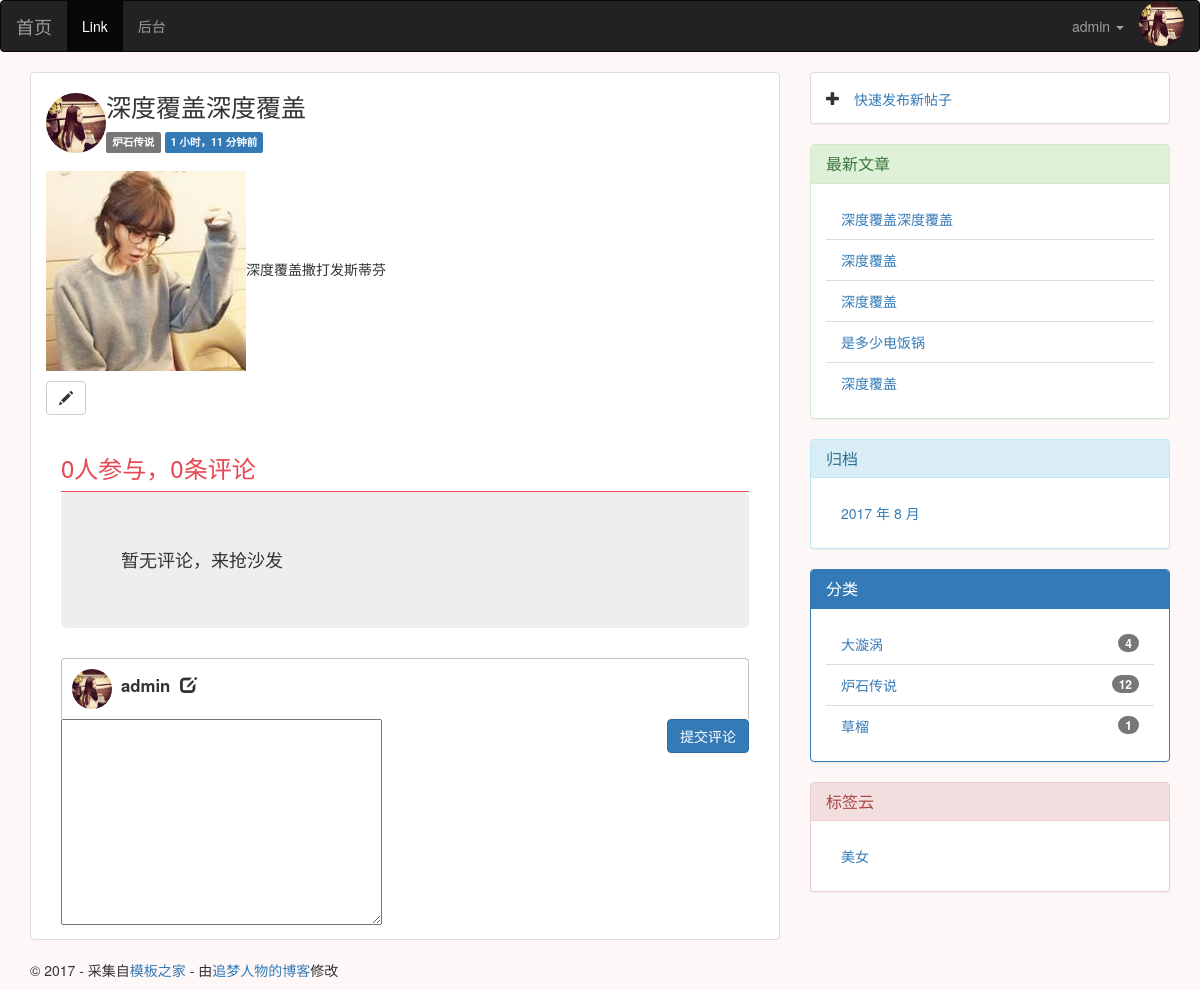
/post/43/ (signed in), run on the app's committed database.
### users/models.py (models this page shows)
class User(AbstractUser):
    nickname = models.CharField(max_length=50, blank=True)
    avatar = ProcessedImageField(upload_to='avatar',
                                 default='avatar/default.png',
                                 verbose_name='头像',
                                 processors=[ResizeToFill(150, 150)], )
    class Meta(AbstractUser.Meta):
        pass

### blog/models.py (models this page shows, shortened)
class Post(models.Model):
    title = models.CharField(max_length=255)
    def __str__(self):
        return self.title
    def get_absolute_url(self):
        return reverse('blog:detail', kwargs={'pk': self.pk})
    body = RichTextUploadingField(verbose_name='正文')
    views = models.PositiveIntegerField(default=0)
    def increase_views(self):
        self.views += 1
        self.save(update_fields=['views'])
    excerpt = models.CharField(max_length=200, blank=True)
    created_time = models.DateTimeField(auto_now_add=True)
    modified_time = models.DateTimeField(auto_now_add=True)
    category = models.ForeignKey(Category)
    tags = models.ManyToManyField(Tag, blank=True)
    author = models.ForeignKey(User)
    def save(self, *args, **kwargs):
        if not self.excerpt:
            md = markdown.Markdown(extensions=[
                'markdown.extensions.extra',
                'markdown.extensions.codehilite',
            ])
            self.excerpt = strip_tags(md.convert(self.body))[:54]+'...'
        super(Post, self).save(*args, **kwargs)
    class Meta:
        ordering = ['-created_time']

class Category(models.Model):
    name = models.CharField(max_length=100)

class Tag(models.Model):
    name = models.CharField(max_length=70)

### blog/views.py (the view)
# urls.py: url(r'^post/(?P<pk>[0-9]+)/$', views.PostDetailView.as_view(), name='detail'),
class PostDetailView(DetailView):
    model = Post
    template_name = 'blog/detail.html'
    context_object_name = 'post'
    def get(self, request, *args, **kwargs):
        response = super(PostDetailView, self).get(request, *args, **kwargs)
        self.object.increase_views()
        return response

### blog/templatetags/blog_tags.py (called while the page is built)
@register.simple_tag              # 将函数注册为模板
def get_recent_posts(num=5):
    return Post.objects.all().order_by('-created_time')[:num]

@register.simple_tag
def archives():
    return Post.objects.dates('created_time', 'month', order='DESC')

@register.simple_tag
def get_categories():
    return Category.objects.annotate(num_posts=Count('post')).filter(num_posts__gt=0)

@register.simple_tag
def get_tag():
    return Tag.objects.all()

### easy_comment/models.py (called while the page is built)
    def __str__(self):
        if self.parent is not None:
            return '%s 回复 %s' % (self.user_name, self.parent.user_name)
        return '%s 评论文章 post_%s' % (self.user_name, str(self.post.id))

### easy_comment/templatetags/comment_tags.py (called while the page is built)
@register.simple_tag
def generate_form_for(post):
    form = CommentForm(initial={'post':post.id})
    return form

@register.simple_tag
def get_comment_list_of(post):
    return post.comment_set.all()

@register.simple_tag
def get_comments_user_count(post):
    user_list = []
    for comment in post.comment_set.all():
        if not comment.user in user_list:
            user_list.append(comment.user)
    return len(user_list)

### templates/blog/detail.html (shortened to what this page needs)
{% extends 'base.html' %}
{% load staticfiles %}
{% block main %}
    <ul class="list-group">
        <li class="list-group-item">
    <header class="detail-header">
     <img width="60" height="60" alt="Tilo Mitra&#x27;s avatar" class="img-circle avatar-image-right" src="{{ post.author.avatar.url }}">
    <h1 class="entry-title">{{ post.title }}</h1>
    <div class="entry-meta">
      <span class="label label-default">{{ post.category.name}}</span>
      <span class="label label-primary">{{post.created_time|timesince}}前</span>
    </div>
  </header>
  <div class="detail-post-body">
    {{ post.body|safe}}
  </div>
   {% if user.is_authenticated %}
   <a class="btn btn-default" href="{% url 'blog:post_edit' pk=post.pk %}">
        <span class="glyphicon glyphicon-pencil"></span></a>
   {% endif %}
        {% include 'easy_comment/comment_list.html' with post=post %}
        {% include 'easy_comment/comment_form.html' with post=post %}
        </li>
    </ul>
{% endblock main %}

### templates/base.html (shortened to what this page needs)
{% load staticfiles %}
{% load blog_tags %}
<!DOCTYPE html>
<html>
<head>
    <link rel="stylesheet" href="//cdn.bootcss.com/bootstrap/3.3.7/css/bootstrap.min.css">
    <link rel="stylesheet" href="{% static 'blog/css/custom.css' %}">
    <link rel="stylesheet" href="{% static 'blog/css/prism.css' %}">
    <link rel="stylesheet" href="{% static 'easy_comment/css/comment.css' %}">
    <link rel="stylesheet" href="{% static 'easy_comment/css/prism.css' %}">
</head>
<body class="body-qiansebeijing">
<nav class="navbar navbar-inverse" >
  <div class="container-fluid">
    <div class="navbar-header">
      <a class="navbar-brand" href="{% url 'blog:index' %}">首页</a>
    </div>
    <div class="collapse navbar-collapse" id="bs-example-navbar-collapse-1">
      <ul class="nav navbar-nav">
        <li class="active"><a href="#">Link <span class="sr-only">(current)</span></a></li>
        <li><a href="admin/" data-hover="后台">后台</a></li>
      </ul>
      <ul class="nav navbar-nav navbar-right">
          {% if user.is_authenticated %}
          <img width="45" height="45" src="{{ user.avatar.url }}" class="img-circle" alt="Responsive image">
            <li class="dropdown">
          <a href="#" class="dropdown-toggle" data-toggle="dropdown" role="button" aria-haspopup="true" aria-expanded="false">{{ user.username }} <span class="caret"></span></a>
            </li>
          {% else %}
          <li><a href="{% url 'login' %}?next={{ request.path }}" data-hover="登录">登录</a></li>
          <li><a href="{% url 'users:register' %}" data-hover="注册">注册</a></li>
          {% endif %}
      </ul>
    </div>
  </div>
</nav>
<div class="content-body">
    <div class="container">
        <div class="row">
            <main class="col-md-8">
                {% block main %}
                {% endblock main %}
            </main>
            <aside class="col-md-4">
                {% if user.is_authenticated %}
                <div class="panel panel-default">
                <div class="panel-body">
                    <span class="glyphicon glyphicon-plus"><a href="{% url 'blog:post_new' %}"> 快速发布新帖子</a></span>
                </div>
                </div>
                {% endif %}
                <div class="panel panel-success">
                    <div class="panel-heading">
                    <h3 class="panel-title">最新文章</h3>
                    </div>
                    {% get_recent_posts as recent_post_list %}
                    <ul class="list-group panel-body">
                        {% for post in recent_post_list %}
                        <li class="list-group-item">
                            <a href="{{ post.get_absolute_url }}">{{ post.title }}</a>
                        </li>
                        {% endfor %}
                    </ul>
                </div>
                <div class="panel panel-info">
                    <div class="panel-heading">
                    <h3 class="panel-title">归档</h3>
                    </div>
                    {% archives as date_list %}
                    <ul class="list-group panel-body">
                        {% for date in date_list %}
                        <li class="list-group-item">
                            <a href="#">{{date.year}} 年 {{date.month}} 月</a>
                        </li>
                        {% empty %}
                        暂无归档
                        {% endfor %}
                    </ul>
                </div>
                <div class="panel panel-primary">
                    <div class="panel-heading">
                    <h3 class="panel-title">分类</h3>
                    </div>
                    {% get_categories as category_list %}
                    <ul class="list-group panel-body">
                        {% for category in category_list %}
                        <li class="list-group-item">
                         <span class="badge">{{ category.num_posts}}</span>
                            <a href="{% url 'blog:category' category.pk %}">{{category.name}}</a>
                        </li>
                        {% endfor %}
                    </ul>
                </div>
                <div class="panel panel-danger">
                    <div class="panel-heading">
                    <h3 class="panel-title">标签云</h3>
                    </div>
                    {% get_tag as tag_list %}
                    <ul class="list-group panel-body">
                        {% for Tag in tag_list %}
                        <li class="list-group-item">
                            <a href="{% url 'blog:tag' Tag.pk %}">{{Tag.name}}</a>
                        </li>
                        {% endfor %}
                    </ul>
                </div>
            </aside>
        </div>
    </div>
</div>
<footer id="site-footer">
    <div class="container">
        <div class="row">
            <div class="col-md-12">
                <p class="copyright">&copy 2017 - 采集自<a href="http://www.cssmoban.com/"
                                                        target="_blank" title="模板之家">模板之家</a>
                    - 由<a href="http://zmrenwu.com/" title="网页模板" target="_blank">追梦人物的博客</a>修改
                </p>
            </div>
        </div>
    </div>
</footer>
</body>
</html>

### easy_comment/templates/easy_comment/comment_list.html
{% load comment_tags %}
{% load mptt_tags %}
{% load staticfiles %}
{% get_comment_list_of post as nodes %}
{% get_comments_user_count post as user_count %}
<div class="container-fluid">
    <div class="comment-count">
        <h3>{{ user_count }}人参与，{{ nodes.count }}条评论</h3>
    </div>
    <div class="comment-list">
        {% if nodes.count > 0 %}
            {% recursetree nodes %}
            <div class="row {% if node.is_root_node %}comment-root{% else %}comment-leaf{% endif %}" id="c{{ node.id }}">
                <div class="col-md-1 comment-left">
                    <a class="comment-avatar">
                        <img class="post-avatar-left img-circle" src="{{ node.user.avatar.url }}" onerror='this.src="% static 'easy_comment/image/moe.png' %}" >
                    </a>
                </div>
                <div class="col-md-11 comment-right">
                    <span class="comment-user"><strong>
                        {{ node.user_name }}
                    </strong></span>
                    {% if not node.is_root_node %}
                    <span class="glyphicon glyphicon-share-alt"></span>
                    <span class="comment-reply-to">@{{ node.parent.user_name }}</span>
                    {% endif %}
                    <span class="comment-time pull-right">{{ node.submit_date|timesince }}前</span>
                    <div class="comment-content">
                        <p>{{ node.content|safe }}</p>
                    </div>
                    {% get_like_action request.user node as action %}
                    {% get_like_count node as like_num %}
                    {% get_dislike_count node as dislike_num %}
                    <a class="like {% if not request.user.is_authenticated %}no-login{% endif %}" id="like-{{ node.id }}" data-id="{{ node.id }}" data-action="{% if action == 1 %}cancel-like{% else %}like{% endif %}" href="javascript:void(0);">
                        <span class="glyphicon glyphicon-thumbs-up {% if action == 1 %}red-finger{% endif %}"></span><span class="like-total">{{ like_num }}</span></a>
                    <a class="like {% if not request.user.is_authenticated %}no-login{% endif %}" id="dislike-{{ node.id }}" data-id="{{ node.id }}" data-action="{% if action == -1 %}cancel-dislike{% else %}dislike{% endif %}" href="javascript:void(0);">
                        <span class="glyphicon glyphicon-thumbs-down {% if action == -1  %}red-finger{% endif %}"></span><span class="dislike-total">{{ dislike_num }}</span></a>
                    <a class="comment-reply {% if not request.user.is_authenticated %}no-login{% endif %}" data-name="@{{ node.user_name }}" id="a-{{ node.id }}" href="#cmt-form">
                        回复
                    </a>
                </div>
            </div>
            <div class="comment-children {% if node.is_root_node %}first-generation{% endif %}">
                {% if not node.is_leaf_node %}
                    {{ children }}
                {% endif %}
            </div>
            {% endrecursetree %}
        {% else %}
            <div class="jumbotron">
                <h4>暂无评论，来抢沙发</h4>
            </div>
        {% endif %}
    </div>
</div>

### easy_comment/templates/easy_comment/comment_form.html (shortened to what this page needs)
{% load staticfiles %}
{% load comment_tags %}
{% generate_form_for post as form %}
<div class="container-fluid" id="cmt-form">
{% if request.user.is_authenticated %}
    <div class="comment-header">
        <a class="comment-avatar">
            <img class="post-avatar-left img-circle" src="{{ user.avatar.url }}" onerror='this.src="% static 'easy_comment/image/moe.png'">
        </a>
        <span><strong>
            {{ request.user.username }}
        </strong></span>
        <span class="glyphicon glyphicon-edit"></span>
    </div>
    <form class="comment-form" method="post" action="{% url 'easy_comment:submit_comment' post.id %}">
        {% for field in form %}
        {{ field }}
        {% endfor %}
        <button class="btn btn-primary pull-right" type="submit">提交评论</button>
    </form>
{% else %}
    <div class="jumbotron">
        <h3 class="text-center"><a>登录</a>后参与评论</h3>
    </div>
{% endif %}
</div>

### blog/static/blog/css/custom.css (style rules this page uses)
.body-qiansebeijing { background-color: #fef7f7; }
.avatar-image-right { float: left; }
.h1, h1 { font-size: 25px; margin-top: 10px; }
.detail-header { padding-bottom: 20px; }
.detail-post-body { overflow:hidden }

### easy_comment/static/easy_comment/css/comment.css (style rules this page uses)
.comment-avatar img { width: 40px; height: 40px; }
.comment-header { padding: 10px 10px; border-top: solid 1px; border-left: solid 1px; border-right: solid 1px; border-color: silver; border-top-left-radius: 4px; border-top-right-radius: 4px; }
.comment-header span { font-size: 1.2em; margin-left: 5px; }
.comment-list { border-top: solid 1px; border-color: #e74851; }
.comment-count { margin:40px 0 5px; color: #e74851; }

### data on the page
User: avatar (picture), username "admin", user.username "admin"
Post: author.avatar (picture), title "深度覆盖深度覆盖", category.name "炉石传说", created_time "1 小时，11 分钟", body (picture), body "深度覆盖撒打发斯蒂芬", count "0"
Post: title "深度覆盖"
Post: title "深度覆盖"
Post: title "是多少电饭锅"
Post: title "深度覆盖"
Category: num_posts "4", name "大漩涡"
Category: num_posts "12", name "炉石传说"
Category: num_posts "1", name "草榴"
Tag: name "美女"

### other printed values
{{ user_count }} "0"
{{ date.year }} "2017"
{{ date.month }} "8"
